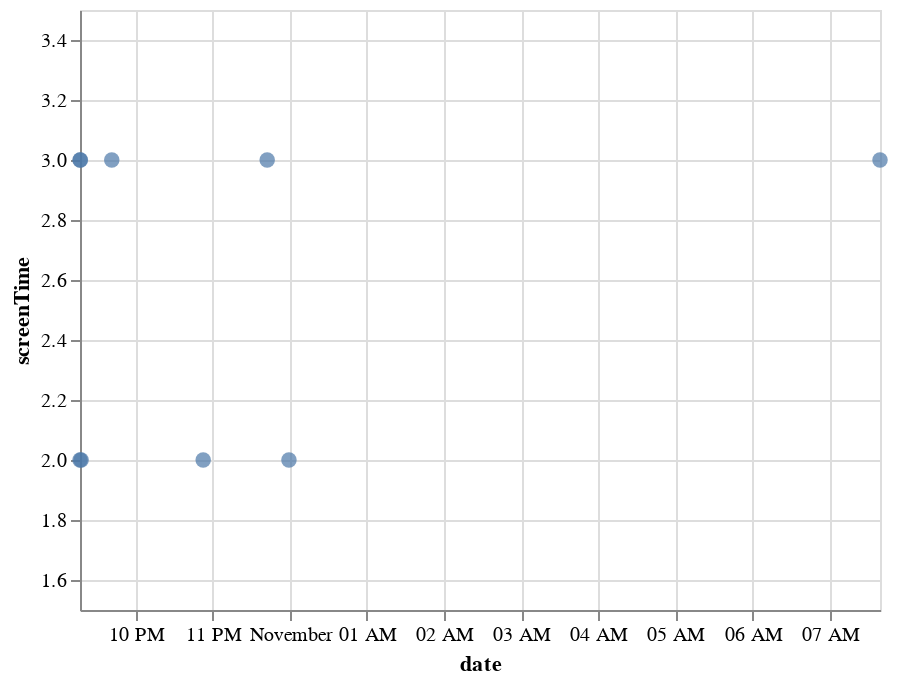

Write notebook code for a chart like this one.
### Code cell
alt.Chart(appUsageDataFrame).mark_circle(size=60).encode(
    x='date:T',
    y={"field": 'screenTime', "type": "quantitative", "scale": {"domain": [1.5,3.5]}}
)

### Figure 1 — Vega-Lite specification as saved in the notebook (floating-point values rounded to 4 significant figures)
{"config": {"view": {"continuousWidth": 400, "continuousHeight": 300}}, "data": {"name": "data-1fafdb51d9c247bbd78249950051bf9b"}, "mark": {"type": "circle", "size": 60}, "encoding": {"x": {"type": "temporal", "field": "date"}, "y": {"type": "quantitative", "field": "screenTime", "scale": {"domain": [1.5, 3.5]}}}, "$schema": "https://vega.github.io/schema/vega-lite/v4.8.1.json", "datasets": {"data-1fafdb51d9c247bbd78249950051bf9b": [{"date": "2020-10-31T21:16:45", "screenTime": 3}, {"date": "2020-10-31T21:16:46", "screenTime": 2}, {"date": "2020-10-31T21:17:02", "screenTime": 3}, {"date": "2020-10-31T21:17:37", "screenTime": 2}, {"date": "2020-10-31T21:41:28", "screenTime": 3}, {"date": "2020-10-31T22:52:35", "screenTime": 2}, {"date": "2020-10-31T23:42:23", "screenTime": 3}, {"date": "2020-10-31T23:59:19", "screenTime": 2}, {"date": "2020-11-01T07:39:08", "screenTime": 3}]}}
